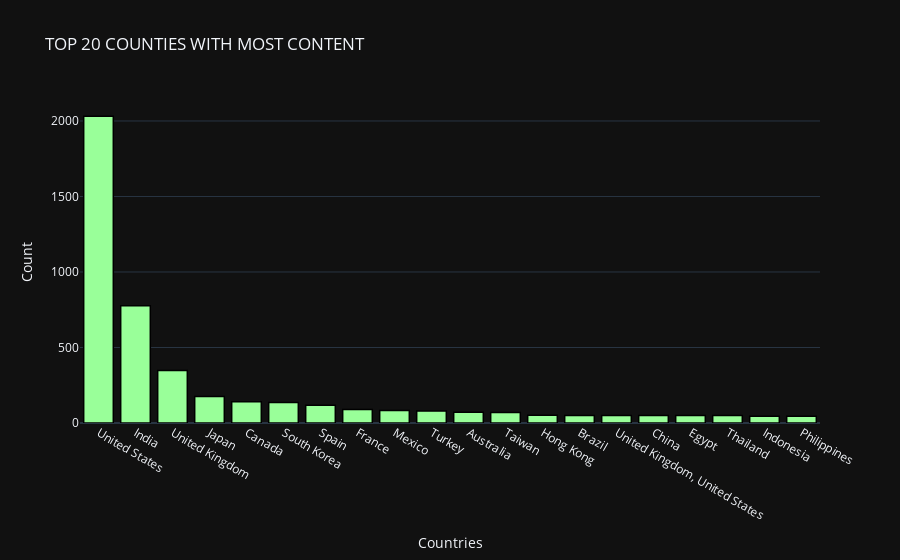

Notebook code for this chart:
### Markdown cell above
# Top 20 Countries with Most Content

### Code cell
temp_df = df['country'].value_counts().reset_index()[:20]


# create trace1
trace1 = go.Bar(
                x = temp_df['index'],
                y = temp_df['country'],
                marker = dict(color = 'rgb(153,255,153)',
                              line=dict(color='rgb(0,0,0)',width=1.5)))
layout = go.Layout(template= "plotly_dark",title = 'TOP 20 COUNTIES WITH MOST CONTENT' , xaxis = dict(title = 'Countries'), yaxis = dict(title = 'Count'))
fig = go.Figure(data = [trace1], layout = layout)
fig.show()

### Figure 1 — Plotly figure (JSON) as saved in the notebook; plotly's stock layout.template omitted (floating-point values rounded to 4 significant figures)
{"data": [{"marker": {"color": "rgb(153,255,153)", "line": {"color": "rgb(0,0,0)", "width": 1.5}}, "type": "bar", "x": ["United States", "India", "United Kingdom", "Japan", "Canada", "South Korea", "Spain", "France", "Mexico", "Turkey", "Australia", "Taiwan", "Hong Kong", "Brazil", "United Kingdom, United States", "China", "Egypt", "Thailand", "Indonesia", "Philippines"], "y": [2032, 777, 348, 176, 141, 136, 117, 90, 83, 79, 71, 69, 51, 50, 50, 50, 50, 50, 44, 44]}], "layout": {"title": {"text": "TOP 20 COUNTIES WITH MOST CONTENT"}, "xaxis": {"title": {"text": "Countries"}}, "yaxis": {"title": {"text": "Count"}}}}
